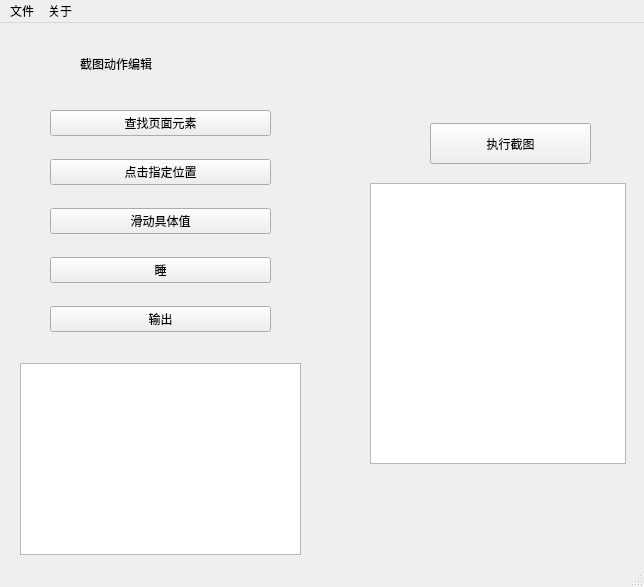
<?xml version="1.0" encoding="UTF-8"?>
<ui version="4.0">
 <class>MainScreenShotsWindow</class>
 <widget class="QMainWindow" name="MainScreenShotsWindow">
  <property name="geometry">
   <rect>
    <x>0</x>
    <y>0</y>
    <width>644</width>
    <height>587</height>
   </rect>
  </property>
  <property name="windowTitle">
   <string>截图工具主窗口</string>
  </property>
  <widget class="QWidget" name="centralwidget">
   <widget class="QLabel" name="label1">
    <property name="geometry">
     <rect>
      <x>80</x>
      <y>20</y>
      <width>181</width>
      <height>41</height>
     </rect>
    </property>
    <property name="text">
     <string>截图动作编辑</string>
    </property>
   </widget>
   <widget class="QPushButton" name="start_screenshots">
    <property name="geometry">
     <rect>
      <x>430</x>
      <y>100</y>
      <width>161</width>
      <height>41</height>
     </rect>
    </property>
    <property name="text">
     <string>执行截图</string>
    </property>
   </widget>
   <widget class="QListView" name="scrLogicListView">
    <property name="geometry">
     <rect>
      <x>20</x>
      <y>340</y>
      <width>281</width>
      <height>192</height>
     </rect>
    </property>
   </widget>
   <widget class="QListView" name="printListView">
    <property name="geometry">
     <rect>
      <x>370</x>
      <y>160</y>
      <width>256</width>
      <height>281</height>
     </rect>
    </property>
   </widget>
   <widget class="QWidget" name="layoutWidget">
    <property name="geometry">
     <rect>
      <x>50</x>
      <y>70</y>
      <width>221</width>
      <height>261</height>
     </rect>
    </property>
    <layout class="QGridLayout" name="gridLayout" columnstretch="0">
     <property name="horizontalSpacing">
      <number>4</number>
     </property>
     <item row="0" column="0">
      <widget class="QPushButton" name="dTextBtn">
       <property name="text">
        <string>查找页面元素</string>
       </property>
      </widget>
     </item>
     <item row="4" column="0">
      <widget class="QPushButton" name="printBtn">
       <property name="text">
        <string>输出</string>
       </property>
      </widget>
     </item>
     <item row="2" column="0">
      <widget class="QPushButton" name="dSwipeBtn">
       <property name="text">
        <string>滑动具体值</string>
       </property>
      </widget>
     </item>
     <item row="3" column="0">
      <widget class="QPushButton" name="sleepBtn">
       <property name="text">
        <string>睡</string>
       </property>
      </widget>
     </item>
     <item row="1" column="0">
      <widget class="QPushButton" name="dClickBtn">
       <property name="text">
        <string>点击指定位置</string>
       </property>
      </widget>
     </item>
    </layout>
   </widget>
  </widget>
  <widget class="QMenuBar" name="menubar">
   <property name="geometry">
    <rect>
     <x>0</x>
     <y>0</y>
     <width>644</width>
     <height>22</height>
    </rect>
   </property>
   <widget class="QMenu" name="menu">
    <property name="title">
     <string>文件</string>
    </property>
    <addaction name="actionSave"/>
   </widget>
   <widget class="QMenu" name="menu_2">
    <property name="title">
     <string>关于</string>
    </property>
    <addaction name="actionAbout"/>
   </widget>
   <addaction name="menu"/>
   <addaction name="menu_2"/>
  </widget>
  <widget class="QStatusBar" name="statusbar"/>
  <action name="actionNew">
   <property name="text">
    <string>test</string>
   </property>
  </action>
  <action name="actionAbout">
   <property name="text">
    <string>About</string>
   </property>
  </action>
  <action name="actionSave">
   <property name="text">
    <string>Save</string>
   </property>
  </action>
 </widget>
 <resources/>
 <connections/>
</ui>
